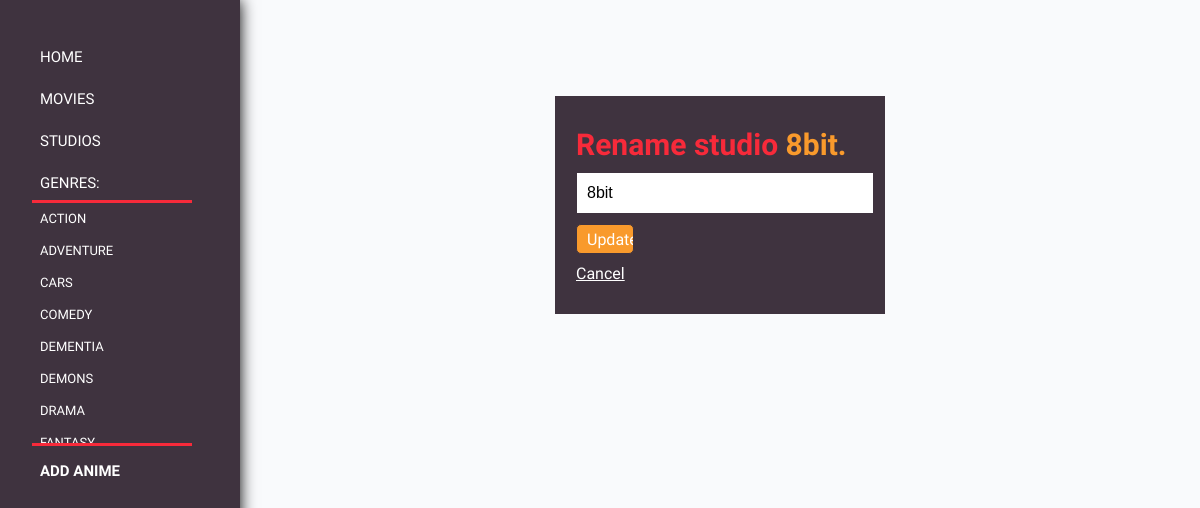
/user/RenameStudio.php?studio_id=2, run on the app's committed database.
### tables this page shows
CREATE TABLE `Genre` (
  `genre_name` varchar(20) NOT NULL,
  `genre_desc` text
);

CREATE TABLE `Studio` (
  `studio_id` int(11) NOT NULL,
  `studio_name` varchar(50) NOT NULL
);

### user/RenameStudio.php (the view, shortened to what this page needs)
<?php
	include_once ('../server.php');
?>
<!DOCTYPE html>
<html>
<head>
<link rel="stylesheet" type="text/css" href="v2.css">
<link rel="stylesheet" href="https://cdnjs.cloudflare.com/ajax/libs/font-awesome/4.7.0/css/font-awesome.min.css">
<link rel="stylesheet" type="text/css" href="../stylev2.css">
</head>
<div class="sidenav">
	<center>
	<a href="HomeV2.php"> Home</a>
	<a href="MoviesPage.php"> Movies</a>
	<a href="StudiosPage.php"> Studios</a>
	<a> Genres: </a>
		<div class="dropdown-content">
			<?php
				$sql="SELECT genre_name FROM Genre";
				$result=mysqli_query($connection,$sql);
				if ($result->num_rows > 0) {
				    while($row = $result->fetch_assoc()) {
				    	echo "<a href='CategoryPage.php?link=".$row['genre_name']."'>".$row['genre_name']."</a>";
				    }
				} else {
				    echo "0 results";
				}
			?>
		</div>
	<strong><a href="AddAnime.php"> Add Anime</a></strong>
</div>
<?php
    $studio_id = $_GET["studio_id"];
    $sql1="SELECT * FROM Studio r1
        WHERE r1.studio_id = {$studio_id}";
    $get_studio = mysqli_query($connection,$sql1);
    if(mysqli_num_rows($get_studio)>0){
        $result = mysqli_fetch_assoc($get_studio);
        $studio_name = $result["studio_name"];
        $new_studio_name =  $new_studio_name_error = "";
?>
<form class="container" method="POST">
    <div class="input-group">
        <h2>Rename studio <font color="#f99a2c"><?php echo $studio_name ?>.</h2>
    </div>
    <div class="input-group">
        <input type="text" name="new_studio_name" value="<?php echo $studio_name ?>">
        <small class="error"><?php echo $new_studio_name_error ?></small>
    </div>
    <div class="input-group">
        <input type="submit" name="button" value="Update" class="btn">
    </div>
     <div class="input-group">
        <a href="HomeV2.php" style="color: white;">Cancel</a>
    </div>
</form>
<?php
} else{
    echo "There seems to be an error.";
}
?>

### user/v2.css (style rules this page uses)
header a, .sidenav a { float: left; display: block; color: #fff; text-align: center; padding: 1rem 4rem 0.5rem 0.5rem; font-size: 15px; font-family: 'Questrial', sans-serif; text-decoration: none; text-transform: uppercase; }
.sidenav { height: 100%; width: 11rem; position: fixed; top:0 !important; left: 0 !important; background-color: #3f333f; padding: 2rem; z-index: 999; overflow-x: hidden; box-shadow: 0px 0px 15px black; }
.dropdown-content { display: block; position: relative; background-color: #3f333f; align-content: center; z-index: 1; max-height: 15rem; max-width: 10rem; float: left; overflow: -moz-scrollbars-vertical; overflow-y: scroll; line-height: 0px; border-top: 3px solid #f72a3a; border-bottom: 3px solid #f72a3a; object-fit: contain; }
.dropdown-content a { font-size: 13px; margin-bottom: 0.5rem; color: #fff; word-wrap: normal; line-height: 0rem; padding-right: 2rem; display: block; }
h2 { font-family: 'Questrial', sans-serif !important; font-size: 30px; margin-bottom: 3px ; margin-top: 0px; color: #f72a3a !important; }

### stylev2.css (style rules this page uses)
h2 { color: white; text-align: left; }
form, .content { width: 30%; margin: 0px auto; padding: 20px; border: 1px solid #3f333f; background: #fff; }
.container { background-color: #3f333f; }
.input-group { margin: 10px 0px 10px 0px; }
.input-group input { height: 30px; width: 96%; padding: 5px 10px; font-size: 16px; border: 1px solid #3f333f; }
.btn { padding: 10px; font-size: 15px; color: white; background: #f99a2c; border: none; border-radius: 5px; width: 20% !important; font-family: 'Questrial', sans-serif; }
.error { width: 100%; color: #f72a3a; text-align: left; font-weight: bold; padding-left: 5px; }
a:-webkit-any-link { color: white; cursor: pointer; font-family: 'Questrial', sans-serif; }
a { color: white; font-family: 'Questrial', sans-serif; }

### data on the page
genre: genre_name "ACTION"
genre: genre_name "ADVENTURE"
genre: genre_name "CARS"
genre: genre_name "COMEDY"
genre: genre_name "DEMENTIA"
genre: genre_name "DEMONS"
genre: genre_name "DRAMA"
genre: genre_name "FANTASY"
studio: studio_name "8bit", new_studio_name "8bit"
